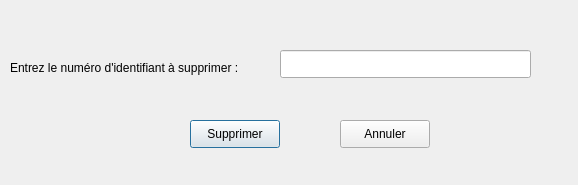
<?xml version="1.0" encoding="UTF-8"?>
<ui version="4.0">
 <class>BiblioSupprimeInterface</class>
 <widget class="QDialog" name="BiblioSupprimeInterface">
  <property name="geometry">
   <rect>
    <x>0</x>
    <y>0</y>
    <width>578</width>
    <height>185</height>
   </rect>
  </property>
  <property name="windowTitle">
   <string>BiblioSupprimeInterface</string>
  </property>
  <widget class="QPushButton" name="supprimer">
   <property name="geometry">
    <rect>
     <x>190</x>
     <y>120</y>
     <width>90</width>
     <height>28</height>
    </rect>
   </property>
   <property name="text">
    <string>Supprimer</string>
   </property>
  </widget>
  <widget class="QPushButton" name="annuler">
   <property name="geometry">
    <rect>
     <x>340</x>
     <y>120</y>
     <width>90</width>
     <height>28</height>
    </rect>
   </property>
   <property name="text">
    <string>Annuler</string>
   </property>
  </widget>
  <widget class="QLabel" name="label">
   <property name="geometry">
    <rect>
     <x>10</x>
     <y>60</y>
     <width>271</width>
     <height>16</height>
    </rect>
   </property>
   <property name="text">
    <string>Entrez le numéro d'identifiant à supprimer :</string>
   </property>
  </widget>
  <widget class="QLineEdit" name="identifiant">
   <property name="geometry">
    <rect>
     <x>280</x>
     <y>50</y>
     <width>251</width>
     <height>28</height>
    </rect>
   </property>
  </widget>
 </widget>
 <resources/>
 <connections>
  <connection>
   <sender>annuler</sender>
   <signal>clicked()</signal>
   <receiver>BiblioSupprimeInterface</receiver>
   <slot>close()</slot>
   <hints>
    <hint type="sourcelabel">
     <x>384</x>
     <y>133</y>
    </hint>
    <hint type="destinationlabel">
     <x>288</x>
     <y>92</y>
    </hint>
   </hints>
  </connection>
  <connection>
   <sender>supprimer</sender>
   <signal>clicked()</signal>
   <receiver>BiblioSupprimeInterface</receiver>
   <slot>valideInfoIdentifiant()</slot>
   <hints>
    <hint type="sourcelabel">
     <x>234</x>
     <y>133</y>
    </hint>
    <hint type="destinationlabel">
     <x>288</x>
     <y>92</y>
    </hint>
   </hints>
  </connection>
 </connections>
 <slots>
  <slot>valideInfoIdentifiant()</slot>
 </slots>
</ui>
